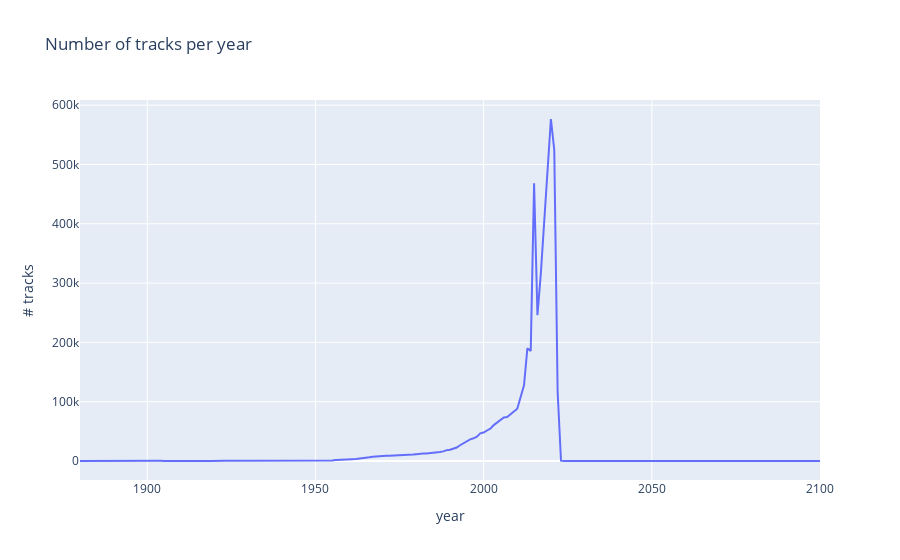

The notebook cell this image was saved under:
### Markdown cell above
The evolution of popular music is said to have began in the late 19th century in *Tin Pan Alley*, an area of New York. So perhaps filtering the data from 1880 will allow us to chart the rise in tracks more closely.

<!-- https://open.lib.umn.edu/mediaandculture/chapter/6-2-the-evolution-of-popular-music/ -->

### Code cell
# year - number of ids (i.e. tracks) per year. This should be plotted. (tracks by year)
song_lyrics_from_1880_df = song_lyrics_full_df[(song_lyrics_full_df['year'] >= 1880)]
track_per_year_from_1880_df  = song_lyrics_from_1880_df.groupby('year').agg({'id':'count'}).reset_index()

fig = px.line(track_per_year_from_1880_df , x = "year", y = "id", title = "Number of tracks per year", labels = {"id":"# tracks"})
fig.show()

### Figure 1 — Plotly figure (JSON) as saved in the notebook; plotly's stock layout.template omitted (floating-point values rounded to 4 significant figures; data arrays with more than 128 entries replaced by an {"elided": "..."} marker saying what was removed)
{"data": [{"hovertemplate": "year=%{x}<br># tracks=%{y}<extra></extra>", "legendgroup": "", "line": {"color": "#636efa", "dash": "solid"}, "marker": {"symbol": "circle"}, "mode": "lines", "name": "", "orientation": "v", "showlegend": false, "type": "scatter", "x": {"elided": "148 int values"}, "xaxis": "x", "y": {"elided": "148 int values"}, "yaxis": "y"}], "layout": {"legend": {"tracegroupgap": 0}, "title": {"text": "Number of tracks per year"}, "xaxis": {"anchor": "y", "domain": [0, 1], "title": {"text": "year"}}, "yaxis": {"anchor": "x", "domain": [0, 1], "title": {"text": "# tracks"}}}}
